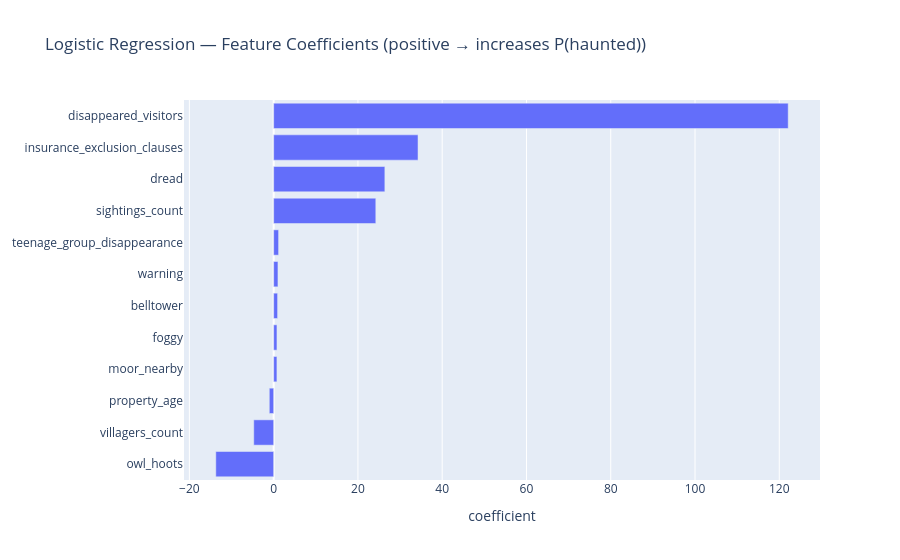

Notebook source saved alongside this figure:
### Code cell
# Step 3b — Feature importances via model coefficients
# lr_model.coefficients is a dense vector of length n_features — driver-side and small
for fname, coef in zip(feature_cols_numeric + feature_cols_boolean, lr_model.coefficients):
    print(f"  {fname:35s} {coef:+.4f}")

coef_labels = feature_cols_numeric + feature_cols_boolean
coef_values = [float(v) for v in lr_model.coefficients[: len(coef_labels)]]

# Data is already on the driver — sort and plot directly with Plotly
coef_pairs = sorted(zip(coef_labels, coef_values), key=lambda x: x[1])
sorted_labels, sorted_values = zip(*coef_pairs)

import plotly.graph_objs as go
fig = go.Figure(go.Bar(
    x=list(sorted_values),
    y=list(sorted_labels),
    orientation="h",
))
fig.update_layout(
    title="Logistic Regression — Feature Coefficients (positive → increases P(haunted))",
    xaxis_title="coefficient",
)
fig.show()

### Figure 1 — Plotly figure (JSON) as saved in the notebook; plotly's stock layout.template omitted (floating-point values rounded to 4 significant figures)
{"data": [{"orientation": "h", "type": "bar", "x": [-13.73, -4.727, -1.037, 0.7748, 0.7805, 0.9321, 1.019, 1.171, 24.24, 26.39, 34.26, 122.1], "y": ["owl_hoots", "villagers_count", "property_age", "moor_nearby", "foggy", "belltower", "warning", "teenage_group_disappearance", "sightings_count", "dread", "insurance_exclusion_clauses", "disappeared_visitors"]}], "layout": {"title": {"text": "Logistic Regression — Feature Coefficients (positive → increases P(haunted))"}, "xaxis": {"title": {"text": "coefficient"}}}}
